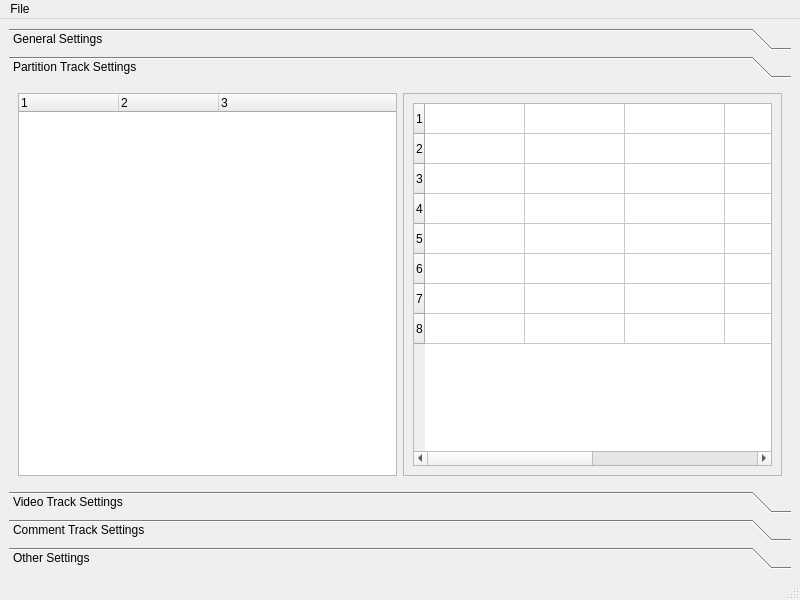
<?xml version="1.0" encoding="UTF-8"?>
<ui version="4.0">
 <class>SetupWindow</class>
 <widget class="QMainWindow" name="SetupWindow">
  <property name="geometry">
   <rect>
    <x>0</x>
    <y>0</y>
    <width>800</width>
    <height>600</height>
   </rect>
  </property>
  <property name="windowTitle">
   <string>SetupWindow</string>
  </property>
  <widget class="QWidget" name="centralwidget">
   <layout class="QVBoxLayout" name="verticalLayout">
    <item>
     <widget class="QToolBox" name="toolBox">
      <property name="currentIndex">
       <number>1</number>
      </property>
      <widget class="QWidget" name="page_Settings_General">
       <property name="geometry">
        <rect>
         <x>0</x>
         <y>0</y>
         <width>782</width>
         <height>406</height>
        </rect>
       </property>
       <attribute name="label">
        <string>General Settings</string>
       </attribute>
       <layout class="QVBoxLayout" name="verticalLayout_8">
        <item>
         <widget class="QFrame" name="frame_4">
          <property name="frameShape">
           <enum>QFrame::StyledPanel</enum>
          </property>
          <property name="frameShadow">
           <enum>QFrame::Raised</enum>
          </property>
          <layout class="QVBoxLayout" name="verticalLayout_7">
           <item>
            <widget class="QTableWidget" name="tableWidget_Settings_General"/>
           </item>
          </layout>
         </widget>
        </item>
       </layout>
      </widget>
      <widget class="QWidget" name="page_Settings_PartitionTrack">
       <property name="geometry">
        <rect>
         <x>0</x>
         <y>0</y>
         <width>782</width>
         <height>406</height>
        </rect>
       </property>
       <attribute name="label">
        <string>Partition Track Settings</string>
       </attribute>
       <layout class="QHBoxLayout" name="horizontalLayout">
        <item>
         <widget class="QTreeWidget" name="treeWidget_Settings_PartitionTrack">
          <property name="columnCount">
           <number>3</number>
          </property>
          <column>
           <property name="text">
            <string notr="true">1</string>
           </property>
          </column>
          <column>
           <property name="text">
            <string notr="true">2</string>
           </property>
          </column>
          <column>
           <property name="text">
            <string notr="true">3</string>
           </property>
          </column>
         </widget>
        </item>
        <item>
         <widget class="QFrame" name="frame">
          <property name="frameShape">
           <enum>QFrame::StyledPanel</enum>
          </property>
          <property name="frameShadow">
           <enum>QFrame::Raised</enum>
          </property>
          <layout class="QVBoxLayout" name="verticalLayout_2">
           <item>
            <widget class="QTableWidget" name="tableWidget_Settings_PartitionTrack">
             <property name="rowCount">
              <number>8</number>
             </property>
             <property name="columnCount">
              <number>6</number>
             </property>
             <attribute name="horizontalHeaderVisible">
              <bool>false</bool>
             </attribute>
             <row/>
             <row/>
             <row/>
             <row/>
             <row/>
             <row/>
             <row/>
             <row/>
             <column/>
             <column/>
             <column/>
             <column/>
             <column/>
             <column/>
            </widget>
           </item>
          </layout>
         </widget>
        </item>
       </layout>
      </widget>
      <widget class="QWidget" name="page_Settings_VideoTrack">
       <property name="geometry">
        <rect>
         <x>0</x>
         <y>0</y>
         <width>782</width>
         <height>406</height>
        </rect>
       </property>
       <attribute name="label">
        <string>Video Track Settings</string>
       </attribute>
       <layout class="QVBoxLayout" name="verticalLayout_4">
        <item>
         <widget class="QFrame" name="frame_2">
          <property name="frameShape">
           <enum>QFrame::StyledPanel</enum>
          </property>
          <property name="frameShadow">
           <enum>QFrame::Raised</enum>
          </property>
          <layout class="QVBoxLayout" name="verticalLayout_3">
           <item>
            <widget class="QTableWidget" name="tableWidget_Settings_VideoTrack"/>
           </item>
          </layout>
         </widget>
        </item>
       </layout>
      </widget>
      <widget class="QWidget" name="page_Settings_CommentTrack">
       <property name="geometry">
        <rect>
         <x>0</x>
         <y>0</y>
         <width>782</width>
         <height>406</height>
        </rect>
       </property>
       <attribute name="label">
        <string>Comment Track Settings</string>
       </attribute>
       <layout class="QVBoxLayout" name="verticalLayout_6">
        <item>
         <widget class="QFrame" name="frame_3">
          <property name="frameShape">
           <enum>QFrame::StyledPanel</enum>
          </property>
          <property name="frameShadow">
           <enum>QFrame::Raised</enum>
          </property>
          <layout class="QVBoxLayout" name="verticalLayout_5">
           <item>
            <widget class="QTableWidget" name="tableWidget_Settings_CommentTrack"/>
           </item>
          </layout>
         </widget>
        </item>
       </layout>
      </widget>
      <widget class="QWidget" name="page_Settings_Other">
       <property name="geometry">
        <rect>
         <x>0</x>
         <y>0</y>
         <width>782</width>
         <height>406</height>
        </rect>
       </property>
       <attribute name="label">
        <string>Other Settings</string>
       </attribute>
       <layout class="QVBoxLayout" name="verticalLayout_10">
        <item>
         <widget class="QFrame" name="frame_5">
          <property name="frameShape">
           <enum>QFrame::StyledPanel</enum>
          </property>
          <property name="frameShadow">
           <enum>QFrame::Raised</enum>
          </property>
          <layout class="QVBoxLayout" name="verticalLayout_9">
           <item>
            <widget class="QTableWidget" name="tableWidget_Settings_Other">
             <property name="rowCount">
              <number>0</number>
             </property>
            </widget>
           </item>
          </layout>
         </widget>
        </item>
       </layout>
      </widget>
     </widget>
    </item>
   </layout>
  </widget>
  <widget class="QMenuBar" name="menubar">
   <property name="geometry">
    <rect>
     <x>0</x>
     <y>0</y>
     <width>800</width>
     <height>21</height>
    </rect>
   </property>
   <widget class="QMenu" name="menuFile">
    <property name="title">
     <string>File</string>
    </property>
   </widget>
   <addaction name="menuFile"/>
  </widget>
  <widget class="QStatusBar" name="statusbar"/>
 </widget>
 <resources/>
 <connections/>
</ui>
